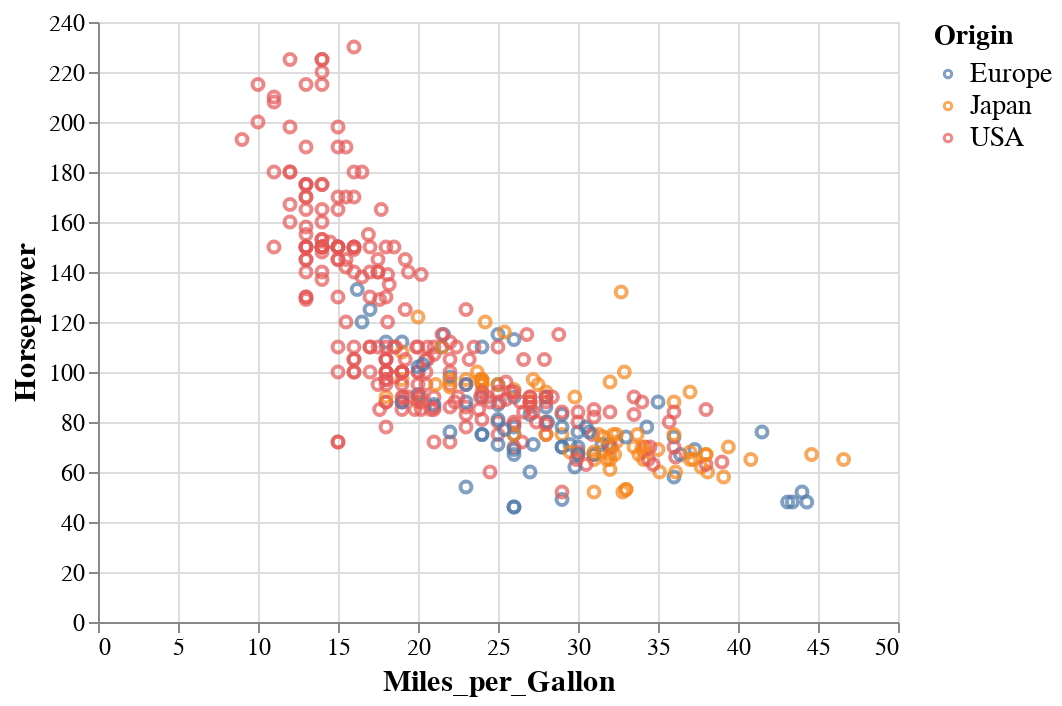

Notebook code cell kept with this figure:
### Markdown cell above
Since we used a column with numerical (called "quantitative") data,
a continuous, gradually increasing colorscale was used.
If we instead choose a color with categorical (called "nominal") data,
Altair will smartly pick a suitable colorscale with distinct colors.

### Code cell
alt.Chart(cars).mark_point().encode(
    x='Miles_per_Gallon' ,
    y='Horsepower',
    color='Origin')

### Figure 1 — Vega-Lite specification as saved in the notebook (floating-point values rounded to 4 significant figures; data arrays with more than 128 entries replaced by an {"elided": "..."} marker saying what was removed)
{"config": {"view": {"continuousWidth": 400, "continuousHeight": 300}, "legend": {"symbolSize": 14, "titleFontSize": 14, "labelFontSize": 14}, "axis": {"titleFontSize": 15, "labelFontSize": 12}, "encoding": {"x": {"scale": {"zero": false}}}}, "data": {"name": "data-f02450ab61490a1363517a0190416235"}, "mark": "point", "encoding": {"color": {"type": "nominal", "field": "Origin"}, "x": {"type": "quantitative", "field": "Miles_per_Gallon"}, "y": {"type": "quantitative", "field": "Horsepower"}}, "$schema": "https://vega.github.io/schema/vega-lite/v4.8.1.json", "datasets": {"data-f02450ab61490a1363517a0190416235": {"elided": "406 records"}}}
